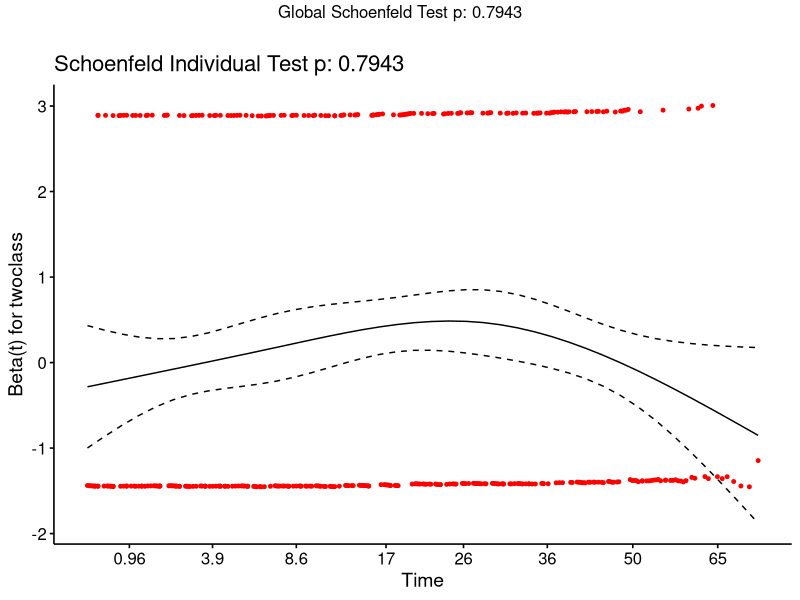
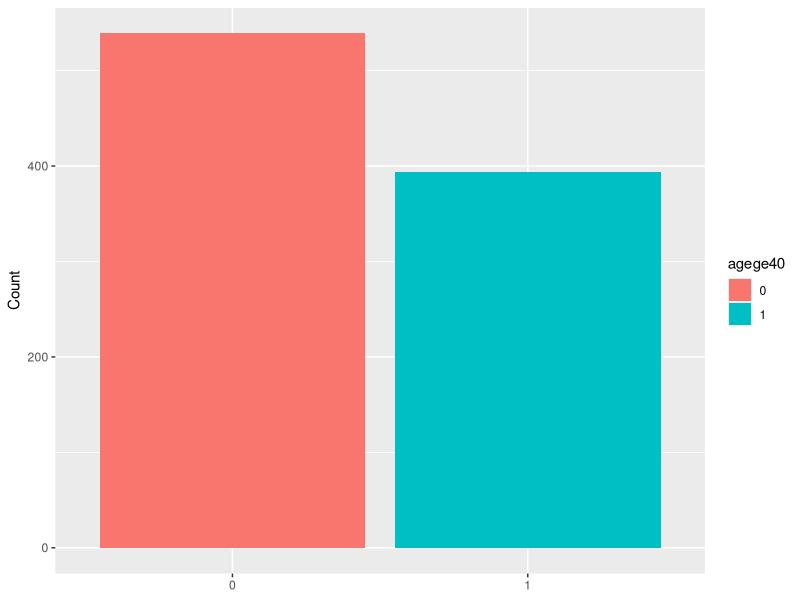

Write R code to recreate these figures, in order.
## ---- chunk 1
#| label: library
#| results: 'hide'

library(tidyverse)
library(survival)
library(ggfortify) ## to calculate "Schoenfeld residuals vs time"
library(survminer)
library(multcomp)
library(emmeans) ## to calculate hazard ratios
## ---- chunk 2
#| label: load datasets
#| include: false

f6 <- read.csv("first6.csv")

f6_twoclass <- read.csv("first6_twoclass.csv")

## ---- chunk 3
#| label: dataclean

f6 <- f6 %>% 
  mutate(twoclass = as.factor(twoclass),
         primary = as.numeric(as.character(primary)))

## ---- chunk 4
#| label: Cox hazard model

model1 <- coxph(Surv(t2primary, primary) ~ twoclass, data = f6)

summary(model1)

## ---- chunk 5
#| label:  fig-schoenfeld-residuals
#| fig-cap: "Schoenfeld residuals vs time"
#| fig-path: Exports/

model1_resid <- cox.zph(model1)

ggcoxzph(model1_resid) 


## ---- chunk 6
#| label: create indicator variable

f6_twoclass <- f6_twoclass %>% 
  mutate(agege40 = as.factor(if_else(AGE >= 40, 1, 0)))

## ---- chunk 7
#| label: fig-age-dist
#| fig-cap: "Age Distribution: Above/Below 40 Years Old"
#| fig-path: Exports/

ggplot(f6_twoclass, aes(x = agege40, fill = agege40)) +
  geom_bar() +
  labs(x = NULL,
       y = "Count")

## ---- chunk 8

model_2 <- coxph(Surv(t2primary, primary) ~ twoclass * agege40 + UNIT + above200, data = f6_twoclass)

summary(model_2)
## ---- chunk 9

hr_age <- emmeans(model_2, pairwise ~ twoclass | agege40, type = "response")

hr_age
